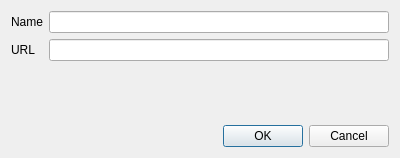
<?xml version="1.0" encoding="UTF-8"?>
<ui version="4.0">
 <class>Dialog</class>
 <widget class="QDialog" name="Dialog">
  <property name="geometry">
   <rect>
    <x>0</x>
    <y>0</y>
    <width>400</width>
    <height>158</height>
   </rect>
  </property>
  <property name="windowTitle">
   <string>Dialog</string>
  </property>
  <layout class="QVBoxLayout" name="verticalLayout">
   <item>
    <layout class="QFormLayout" name="formLayout">
     <item row="0" column="0">
      <widget class="QLabel" name="name_la">
       <property name="text">
        <string>Name</string>
       </property>
      </widget>
     </item>
     <item row="0" column="1">
      <widget class="QLineEdit" name="name_le"/>
     </item>
     <item row="1" column="0">
      <widget class="QLabel" name="url_la">
       <property name="text">
        <string>URL</string>
       </property>
      </widget>
     </item>
     <item row="1" column="1">
      <widget class="QLineEdit" name="url_le"/>
     </item>
    </layout>
   </item>
   <item>
    <spacer name="verticalSpacer">
     <property name="orientation">
      <enum>Qt::Vertical</enum>
     </property>
     <property name="sizeHint" stdset="0">
      <size>
       <width>20</width>
       <height>42</height>
      </size>
     </property>
    </spacer>
   </item>
   <item>
    <widget class="QDialogButtonBox" name="button_box">
     <property name="orientation">
      <enum>Qt::Horizontal</enum>
     </property>
     <property name="standardButtons">
      <set>QDialogButtonBox::Cancel|QDialogButtonBox::Ok</set>
     </property>
    </widget>
   </item>
  </layout>
 </widget>
 <resources/>
 <connections>
  <connection>
   <sender>button_box</sender>
   <signal>accepted()</signal>
   <receiver>Dialog</receiver>
   <slot>accept()</slot>
   <hints>
    <hint type="sourcelabel">
     <x>248</x>
     <y>254</y>
    </hint>
    <hint type="destinationlabel">
     <x>157</x>
     <y>274</y>
    </hint>
   </hints>
  </connection>
  <connection>
   <sender>button_box</sender>
   <signal>rejected()</signal>
   <receiver>Dialog</receiver>
   <slot>reject()</slot>
   <hints>
    <hint type="sourcelabel">
     <x>316</x>
     <y>260</y>
    </hint>
    <hint type="destinationlabel">
     <x>286</x>
     <y>274</y>
    </hint>
   </hints>
  </connection>
 </connections>
</ui>
